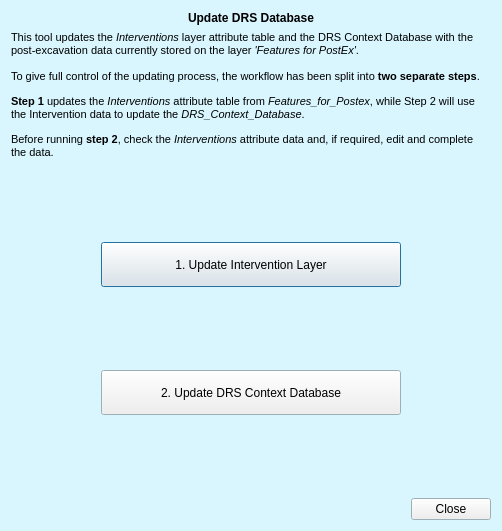
<?xml version="1.0" encoding="UTF-8"?>
<ui version="4.0">
 <class>PCA_PostExcDialogBase</class>
 <widget class="QDialog" name="PCA_PostExcDialogBase">
  <property name="windowModality">
   <enum>Qt::ApplicationModal</enum>
  </property>
  <property name="geometry">
   <rect>
    <x>0</x>
    <y>0</y>
    <width>502</width>
    <height>531</height>
   </rect>
  </property>
  <property name="sizePolicy">
   <sizepolicy hsizetype="Fixed" vsizetype="Fixed">
    <horstretch>0</horstretch>
    <verstretch>0</verstretch>
   </sizepolicy>
  </property>
  <property name="minimumSize">
   <size>
    <width>0</width>
    <height>0</height>
   </size>
  </property>
  <property name="maximumSize">
   <size>
    <width>16777215</width>
    <height>16777215</height>
   </size>
  </property>
  <property name="palette">
   <palette>
    <active>
     <colorrole role="Base">
      <brush brushstyle="SolidPattern">
       <color alpha="255">
        <red>255</red>
        <green>255</green>
        <blue>255</blue>
       </color>
      </brush>
     </colorrole>
     <colorrole role="Window">
      <brush brushstyle="SolidPattern">
       <color alpha="255">
        <red>217</red>
        <green>246</green>
        <blue>255</blue>
       </color>
      </brush>
     </colorrole>
    </active>
    <inactive>
     <colorrole role="Base">
      <brush brushstyle="SolidPattern">
       <color alpha="255">
        <red>255</red>
        <green>255</green>
        <blue>255</blue>
       </color>
      </brush>
     </colorrole>
     <colorrole role="Window">
      <brush brushstyle="SolidPattern">
       <color alpha="255">
        <red>217</red>
        <green>246</green>
        <blue>255</blue>
       </color>
      </brush>
     </colorrole>
    </inactive>
    <disabled>
     <colorrole role="Base">
      <brush brushstyle="SolidPattern">
       <color alpha="255">
        <red>217</red>
        <green>246</green>
        <blue>255</blue>
       </color>
      </brush>
     </colorrole>
     <colorrole role="Window">
      <brush brushstyle="SolidPattern">
       <color alpha="255">
        <red>217</red>
        <green>246</green>
        <blue>255</blue>
       </color>
      </brush>
     </colorrole>
    </disabled>
   </palette>
  </property>
  <property name="cursor">
   <cursorShape>ArrowCursor</cursorShape>
  </property>
  <property name="windowTitle">
   <string>PCA PostExcavation Plugin</string>
  </property>
  <layout class="QVBoxLayout" name="verticalLayout_2">
   <item>
    <layout class="QVBoxLayout" name="verticalLayout">
     <item>
      <layout class="QGridLayout" name="gridLayout">
       <item row="0" column="1" alignment="Qt::AlignHCenter">
        <widget class="QLabel" name="label_3">
         <property name="maximumSize">
          <size>
           <width>16777215</width>
           <height>16777215</height>
          </size>
         </property>
         <property name="font">
          <font>
           <pointsize>9</pointsize>
           <weight>75</weight>
           <bold>true</bold>
          </font>
         </property>
         <property name="text">
          <string>Update DRS Database</string>
         </property>
        </widget>
       </item>
       <item row="0" column="0">
        <widget class="QLabel" name="label_2">
         <property name="maximumSize">
          <size>
           <width>65</width>
           <height>65</height>
          </size>
         </property>
         <property name="text">
          <string/>
         </property>
         <property name="pixmap">
          <pixmap>icons/pca_logo_icon.png</pixmap>
         </property>
         <property name="scaledContents">
          <bool>true</bool>
         </property>
        </widget>
       </item>
       <item row="0" column="2">
        <widget class="QLabel" name="label_4">
         <property name="maximumSize">
          <size>
           <width>65</width>
           <height>65</height>
          </size>
         </property>
         <property name="text">
          <string/>
         </property>
         <property name="pixmap">
          <pixmap>icons/PCA_postex_update_DRS_icon.png</pixmap>
         </property>
         <property name="scaledContents">
          <bool>true</bool>
         </property>
        </widget>
       </item>
      </layout>
     </item>
     <item>
      <widget class="QLabel" name="label">
       <property name="sizePolicy">
        <sizepolicy hsizetype="Preferred" vsizetype="Preferred">
         <horstretch>0</horstretch>
         <verstretch>0</verstretch>
        </sizepolicy>
       </property>
       <property name="minimumSize">
        <size>
         <width>0</width>
         <height>0</height>
        </size>
       </property>
       <property name="maximumSize">
        <size>
         <width>16777215</width>
         <height>16777215</height>
        </size>
       </property>
       <property name="font">
        <font>
         <pointsize>8</pointsize>
        </font>
       </property>
       <property name="text">
        <string>&lt;html&gt;&lt;head/&gt;&lt;body&gt;&lt;p&gt;This tool updates the &lt;span style=&quot; font-style:italic;&quot;&gt;Interventions&lt;/span&gt; layer attribute table and the DRS Context Database with the post-excavation data currently stored on the layer &lt;span style=&quot; font-style:italic;&quot;&gt;'Features for PostEx'&lt;/span&gt;. &lt;br/&gt;&lt;br/&gt;To give full control of the updating process, the workflow has been split into&lt;span style=&quot; font-weight:600;&quot;&gt; two separate steps&lt;/span&gt;.&lt;/p&gt;&lt;p&gt;&lt;span style=&quot; font-weight:600;&quot;&gt;Step 1&lt;/span&gt; updates the &lt;span style=&quot; font-style:italic;&quot;&gt;Interventions&lt;/span&gt; attribute table from &lt;span style=&quot; font-style:italic;&quot;&gt;Features_for_Postex&lt;/span&gt;, while Step 2 will use the Intervention data to update the &lt;span style=&quot; font-style:italic;&quot;&gt;DRS_Context_Database&lt;/span&gt;. &lt;/p&gt;&lt;p&gt;Before running &lt;span style=&quot; font-weight:600;&quot;&gt;step 2&lt;/span&gt;, check the &lt;span style=&quot; font-style:italic;&quot;&gt;Interventions&lt;/span&gt; attribute data and, if required, edit and complete the data.&lt;/p&gt;&lt;/body&gt;&lt;/html&gt;</string>
       </property>
       <property name="wordWrap">
        <bool>true</bool>
       </property>
      </widget>
     </item>
     <item>
      <spacer name="verticalSpacer_3">
       <property name="orientation">
        <enum>Qt::Vertical</enum>
       </property>
       <property name="sizeHint" stdset="0">
        <size>
         <width>20</width>
         <height>40</height>
        </size>
       </property>
      </spacer>
     </item>
     <item alignment="Qt::AlignHCenter">
      <widget class="QPushButton" name="update_intervention_pushButton">
       <property name="minimumSize">
        <size>
         <width>300</width>
         <height>45</height>
        </size>
       </property>
       <property name="maximumSize">
        <size>
         <width>300</width>
         <height>16777215</height>
        </size>
       </property>
       <property name="text">
        <string>1. Update Intervention Layer</string>
       </property>
      </widget>
     </item>
     <item>
      <spacer name="verticalSpacer_2">
       <property name="orientation">
        <enum>Qt::Vertical</enum>
       </property>
       <property name="sizeHint" stdset="0">
        <size>
         <width>20</width>
         <height>40</height>
        </size>
       </property>
      </spacer>
     </item>
     <item alignment="Qt::AlignHCenter">
      <widget class="QPushButton" name="update_DRS_pushButton">
       <property name="minimumSize">
        <size>
         <width>300</width>
         <height>45</height>
        </size>
       </property>
       <property name="maximumSize">
        <size>
         <width>300</width>
         <height>16777215</height>
        </size>
       </property>
       <property name="text">
        <string>2. Update DRS Context Database</string>
       </property>
      </widget>
     </item>
     <item>
      <spacer name="verticalSpacer">
       <property name="orientation">
        <enum>Qt::Vertical</enum>
       </property>
       <property name="sizeHint" stdset="0">
        <size>
         <width>20</width>
         <height>40</height>
        </size>
       </property>
      </spacer>
     </item>
     <item>
      <layout class="QHBoxLayout" name="horizontalLayout_2">
       <property name="spacing">
        <number>0</number>
       </property>
       <property name="leftMargin">
        <number>0</number>
       </property>
       <property name="topMargin">
        <number>0</number>
       </property>
       <item>
        <spacer name="horizontalSpacer">
         <property name="orientation">
          <enum>Qt::Horizontal</enum>
         </property>
         <property name="sizeHint" stdset="0">
          <size>
           <width>40</width>
           <height>20</height>
          </size>
         </property>
        </spacer>
       </item>
       <item>
        <widget class="QDialogButtonBox" name="button_box">
         <property name="sizePolicy">
          <sizepolicy hsizetype="Fixed" vsizetype="Fixed">
           <horstretch>0</horstretch>
           <verstretch>0</verstretch>
          </sizepolicy>
         </property>
         <property name="layoutDirection">
          <enum>Qt::RightToLeft</enum>
         </property>
         <property name="orientation">
          <enum>Qt::Horizontal</enum>
         </property>
         <property name="standardButtons">
          <set>QDialogButtonBox::Close</set>
         </property>
        </widget>
       </item>
      </layout>
     </item>
    </layout>
   </item>
  </layout>
 </widget>
 <resources/>
 <connections>
  <connection>
   <sender>button_box</sender>
   <signal>accepted()</signal>
   <receiver>PCA_PostExcDialogBase</receiver>
   <slot>accept()</slot>
   <hints>
    <hint type="sourcelabel">
     <x>20</x>
     <y>20</y>
    </hint>
    <hint type="destinationlabel">
     <x>20</x>
     <y>20</y>
    </hint>
   </hints>
  </connection>
  <connection>
   <sender>button_box</sender>
   <signal>rejected()</signal>
   <receiver>PCA_PostExcDialogBase</receiver>
   <slot>reject()</slot>
   <hints>
    <hint type="sourcelabel">
     <x>20</x>
     <y>20</y>
    </hint>
    <hint type="destinationlabel">
     <x>20</x>
     <y>20</y>
    </hint>
   </hints>
  </connection>
 </connections>
</ui>
